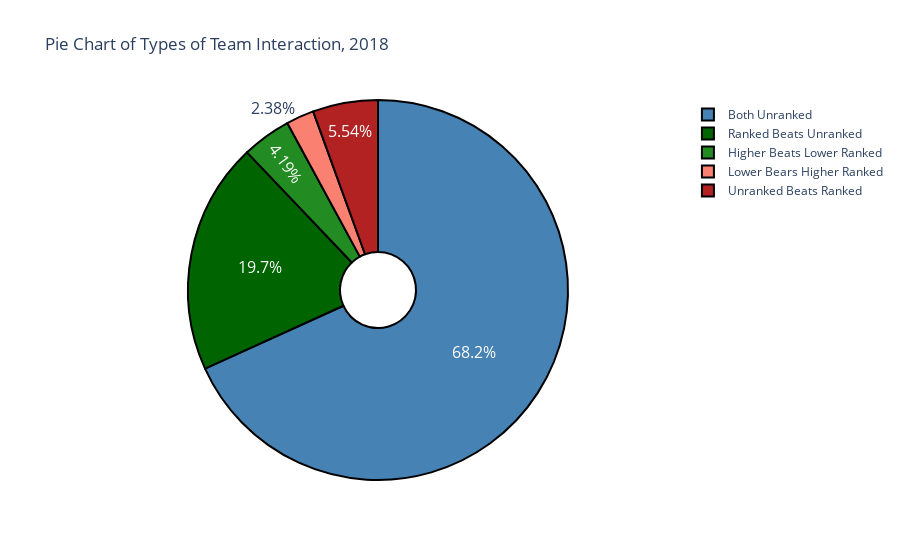

The notebook cell saved with this chart:
### Code cell
plot_pie(2018)

### Figure 1 — Plotly figure (JSON) as saved in the notebook; plotly's stock layout.template omitted (floating-point values rounded to 4 significant figures)
{"data": [{"direction": "clockwise", "hole": 0.2, "hoverinfo": "label+value", "labels": ["Both Unranked", "Ranked Beats Unranked", "Higher Beats Lower Ranked", "Lower Bears Higher Ranked", "Unranked Beats Ranked"], "marker": {"colors": ["steelblue", "darkgreen", "forestgreen", "salmon", "firebrick"], "line": {"color": "#000000", "width": 2}}, "sort": false, "textfont": {"size": 16}, "textinfo": "percent", "type": "pie", "values": [0.6821, 0.1968, 0.04186, 0.02376, 0.05543]}], "layout": {"title": {"text": "Pie Chart of Types of Team Interaction, 2018"}}}
